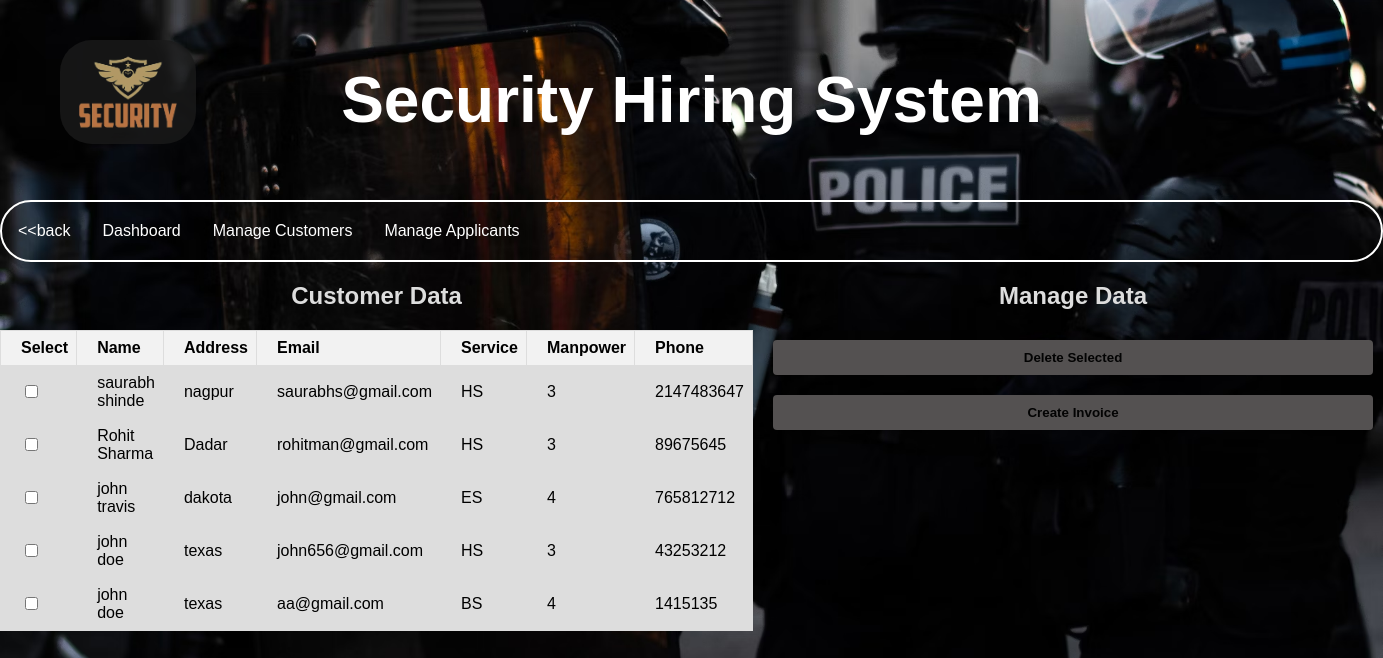
The page /login/adcust.php on the database its author committed.
### tables this page shows
CREATE TABLE `custlist` (
  `id` int(10) NOT NULL,
  `name` varchar(50) NOT NULL,
  `address` varchar(100) NOT NULL,
  `email` varchar(30) NOT NULL,
  `service` varchar(30) NOT NULL,
  `manpower` int(10) NOT NULL,
  `phone` int(10) NOT NULL
);

### login/adcust.php (the view, shortened to what this page needs)
<?php
$host = "localhost";
$username = "root";
$password = "";
$database = "dboshs";
$conn = new mysqli($host, $username, $password, $database);
$sql = "SELECT * FROM custlist";
$result = $conn->query($sql);
?>
<!DOCTYPE html>
<html lang="en">
<head>
</head>
<body>
    <header>
        <div class="left">
            <img src="img/logo.jpg" alt="logo">
        </div>
        <h1>Security Hiring System</h1>
    </header>
    <nav>
        <a href="admin.php">&lt;&lt;back</a>
        <a href="admin.php">Dashboard</a>
        <a href="adcust.php">Manage Customers</a>
        <a href="adapp.php">Manage Applicants</a>
    </nav>
    <form action="<?php echo $_SERVER['PHP_SELF']; ?>" method="post">
        <div class="admin-panel">
            <div>
                <h2>Customer Data</h2>
                <table id="customerTable">
                    <thead>
                        <tr>
                            <th>Select</th>
                            <th>Name</th>
                            <th>Address</th>
                            <th>Email</th>
                            <th>Service</th>
                            <th>Manpower</th>
                            <th>Phone</th>
                        </tr>
                    </thead>
                    <tbody>
                        <?php
                        if ($result->num_rows > 0) {
                            while ($row = $result->fetch_assoc()) {
                                echo "<tr>";
                                echo "<td><input type='checkbox' name='delete_ids[]' value='" . $row["id"] . "'></td>";
                                echo "<td>" . $row["name"] . "</td>";
                                echo "<td>" . $row["address"] . "</td>";
                                echo "<td>" . $row["email"] . "</td>";
                                echo "<td>" . $row["service"] . "</td>";
                                echo "<td>" . $row["manpower"] . "</td>";
                                echo "<td>" . $row["phone"] . "</td>";
                                echo "</tr>";
                            }
                        } else {
                            echo "<tr><td colspan='7'>No data found</td></tr>";
                        }
                        ?>
                    </tbody>
                </table>
            </div>
            <div class="admin-buttons">
                <h2>Manage Data</h2>
                <button type="submit" name="deleteSelected">Delete Selected</button>
                <button type="button" onclick="createInvoice()">Create Invoice</button>
                <div class="spacer"></div>
            </div>
        </div>
    </form>
</body>
</html>

### login/adcust.php (style rules this page uses)
body { margin: 0; padding: 0; background-image: url('img/seco.jpg'); background-size: cover; background-position: center; background-repeat: no-repeat; height: 100vh; font-family: Arial, sans-serif; background-color: rgba(0, 0, 0, 0.7); }
header { font-size: 2rem; color: white; font-weight: bold; text-align: center; padding: 20px; font-family: 'Gill Sans', 'Gill Sans MT', Calibri, 'Trebuchet MS', sans-serif; }
nav { overflow: hidden; border: 2px solid white; border-radius: 3rem; }
nav a { float: left; display: block; color: white; text-align: center; padding: 20px 16px; text-decoration: none; }
.left { display: inline-block; position: absolute; left: 60px; top: 40px; opacity: 0.8; }
.left img { border-radius: 2rem; width: 136px; filter: invert(90%); }
.admin-panel { display: grid; grid-template-columns: 1fr 1fr; gap: 20px; }
table { width: 100%; border-collapse: collapse; margin-top: 20px; }
th, td { border: 1px solid #ddd; padding: 8px; text-align: left; padding-left: 20px; }
tbody { background-color: #ddd; color: black; }
th { background-color: #f2f2f2; }
.admin-buttons { display: flex; flex-direction: column; gap: 10px; width: 600px; }
.admin-buttons button { padding: 10px; background-color: rgb(84, 81, 81); color: rgb(3, 3, 3); border: none; font-weight: bolder; border-radius: 4px; cursor: pointer; }
.admin-buttons button:not(:last-child) { margin-bottom: 10px; }
.admin-buttons .spacer { flex-grow: 1; }
.admin-panel h2 { text-align: center; color: #ddd; font-weight: bold; font-family: 'Gill Sans', 'Gill Sans MT', Calibri, 'Trebuchet MS', sans-serif; }
.admin-buttons h2 { text-align: center; color: #ddd; font-weight: bold; font-family: 'Gill Sans', 'Gill Sans MT', Calibri, 'Trebuchet MS', sans-serif; }

### rows shown on the page
custlist: name "saurabh shinde", address "nagpur", email "saurabhs@gmail.com", service "HS", manpower "3", phone "2147483647"
custlist: name "Rohit Sharma", address "Dadar", email "rohitman@gmail.com", service "HS", manpower "3", phone "89675645"
custlist: name "john travis", address "dakota", email "john@gmail.com", service "ES", manpower "4", phone "765812712"
custlist: name "john doe", address "texas", email "john656@gmail.com", service "HS", manpower "3", phone "43253212"
custlist: name "john doe", address "texas", email "aa@gmail.com", service "BS", manpower "4", phone "1415135"
